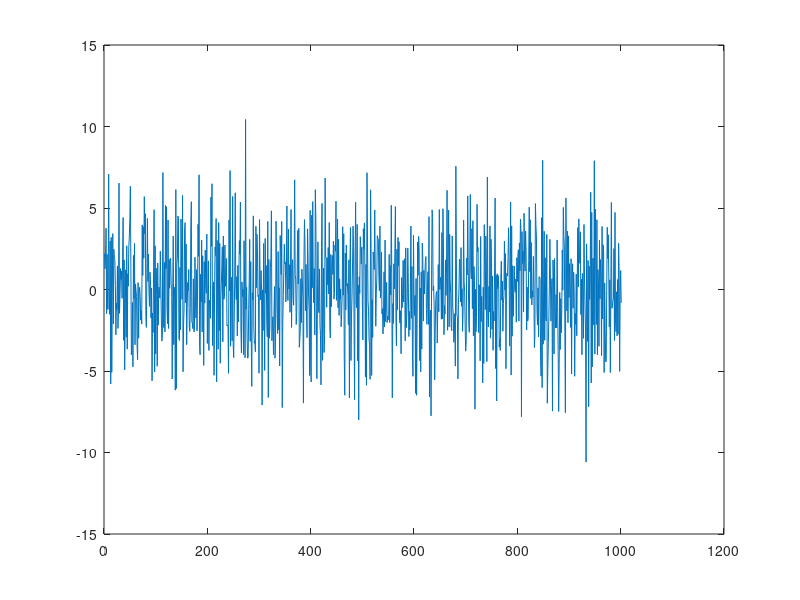
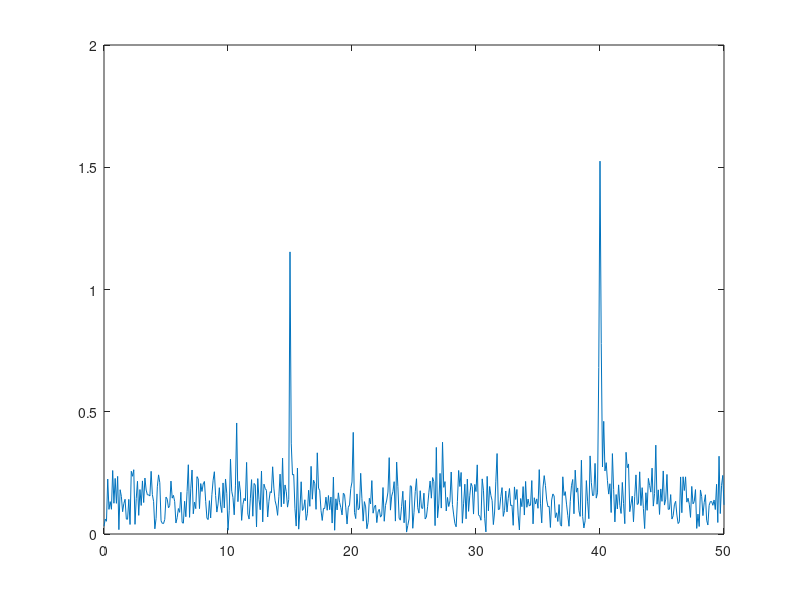

Write the MATLAB code that produced these figures, in order.
%% Fouriertransformation mit Matlab
clear; close all; clc;

%% Definition der verwendeten Daten
% Dieser Schritt muss nicht zwingend verstanden werden!
t = 0:1/100:10;                    % 10 s Aufnahmezeit
x = (1.3)*sin(2*pi*15*t) ...       % 15 Hz Komponente
  + (1.7)*sin(2*pi*40*(t-2)) ...   % 40 Hz Komponente
  + (2.5)*randn(size(t));          % Rauschen

%% Berechnung der Fouriertransformierten von x
fs = 100;                       % Abtastfrequenz (Hz) des Messgeraetes
m = length(x);                  % Länge des Eingangsvektors

% Erstellen eines Vektors mit den Werten 0 bis fs/2 und der halben Laenge
% der Eingangsvektors.
f = fs/2*linspace(0,1,m/2+1);

% Berechnung der transformierten Werte mit Hilfe der 'Fast fourier
% transform' Funktion.
y = fft(x)/m;

% Der Betrag des Realteils (abs) des halben Vektores wird mit zwei
% multipliziert. Auf diese Weise wird eine symmetrische zweiseitige
% Transformation zu einer einseitigen.
y = 2*abs(y(1:floor(m/2)+1));

%% Plotten der urspruenglichen Daten (1) und der transformierten Daten (2)
figure(1)
plot(x)

figure(2)
plot(f,y)